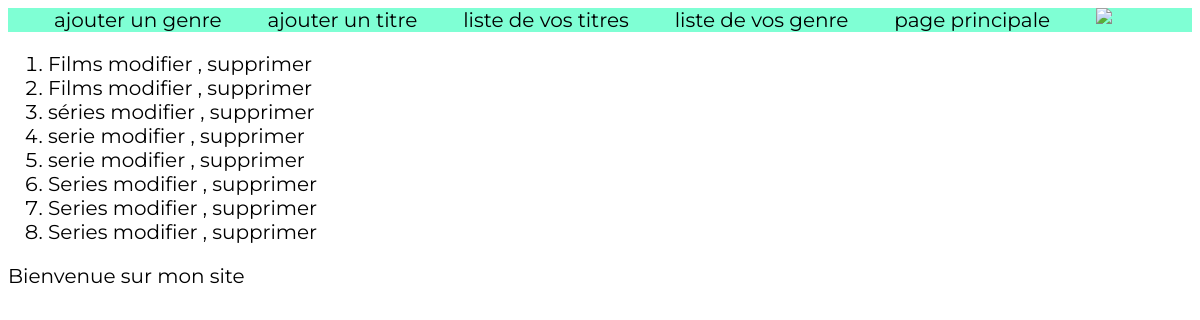
The page /Titre/allgenre/ on the database as committed earlier.
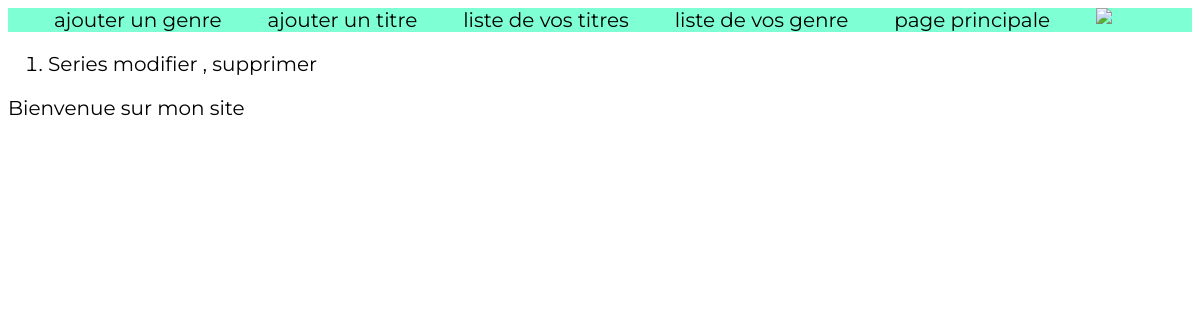
The same page on the database as committed later.
### Titre/models.py (models this page shows, shortened)
class Genre(models.Model):
    genre = models.CharField(max_length=100)

### Titre/views.py (the view)
# urls.py: path('allgenre/',views.allgenre),
def allgenre(request):
    genre = list(models.Genre.objects.all())
    return render(request,"Titre/allgenre.html",{"genre":genre})

### Titre/templates/Titre/allgenre.html
{% extends 'Titre/main.html' %}
{% block content %}
  <ol>
    {% for l in genre %}
      <li> {{l.genre}} <a href="/Titre/upgenre/{{l.id}}">modifier</a> , <a href="/Titre/supp/{{l.id}}/">supprimer</a></li>
    {% endfor %}
  </ol>
{% endblock %}

### Titre/templates/Titre/main.html (shortened to what this page needs)
<!DOCTYPE html>
<html lang="fr">
<head>
    {% load static %}
    <link rel="stylesheet" type="text/css" href="{%static 'index.css'%}">
</head>
<body>
<header class="tete">
    <a href="/Titre/genre">ajouter un genre</a>
    <a href="/Titre/formulaire">ajouter un titre </a>
    <a href="/Titre/all">liste de vos titres</a>
    <a href="/Titre/allgenre">liste de vos genre</a>
    <a href="/Titre/main">page principale</a>
    <img src="/static/netflix.png" width="50px">
</header>
 {% block content %}
    {% endblock %}
<p>Bienvenue sur mon site</p>
</body>
</html>

### Titre/static/index.css (style rules this page uses)
body { font-family: 'Montserrat', sans-serif; font-size:20px; font-weight:10px; background-opacity:20%; }
a { list-style: none; text-decoration: none; color:black; }
.tete { background-color:aquamarine; display: flex; justify-content: space-evenly; background-opacity:20%; margin-bottom:1%; }

Rows that differ between the two databases and show on the page:
removed Genre: genre "Films"
removed Genre: genre "Films"
removed Genre: genre "séries"
removed Genre: genre "serie"
removed Genre: genre "serie"
removed Genre: genre "Series"
removed Genre: genre "Series"
